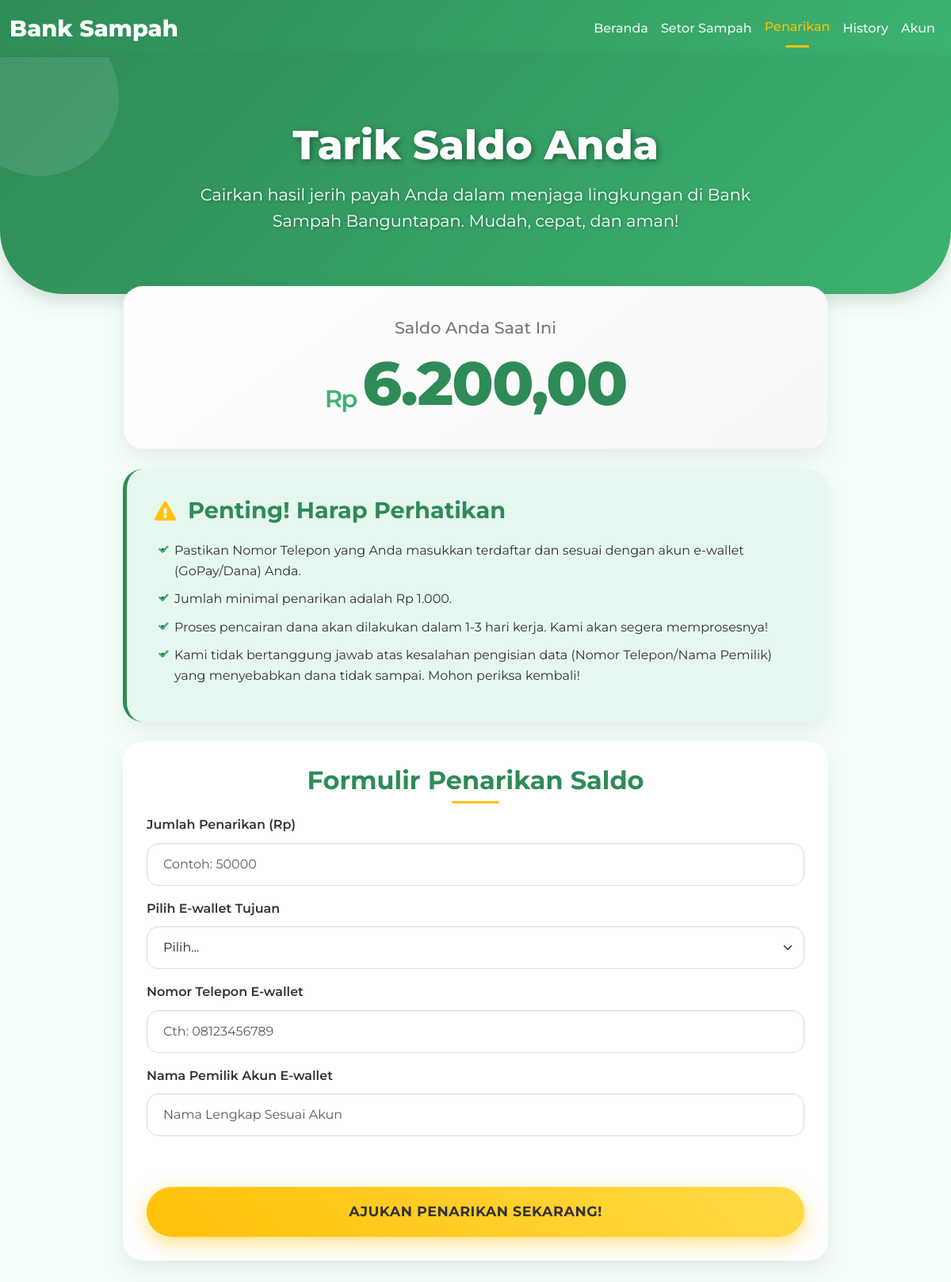
The page /saldo.php (signed in) on the database as committed earlier.
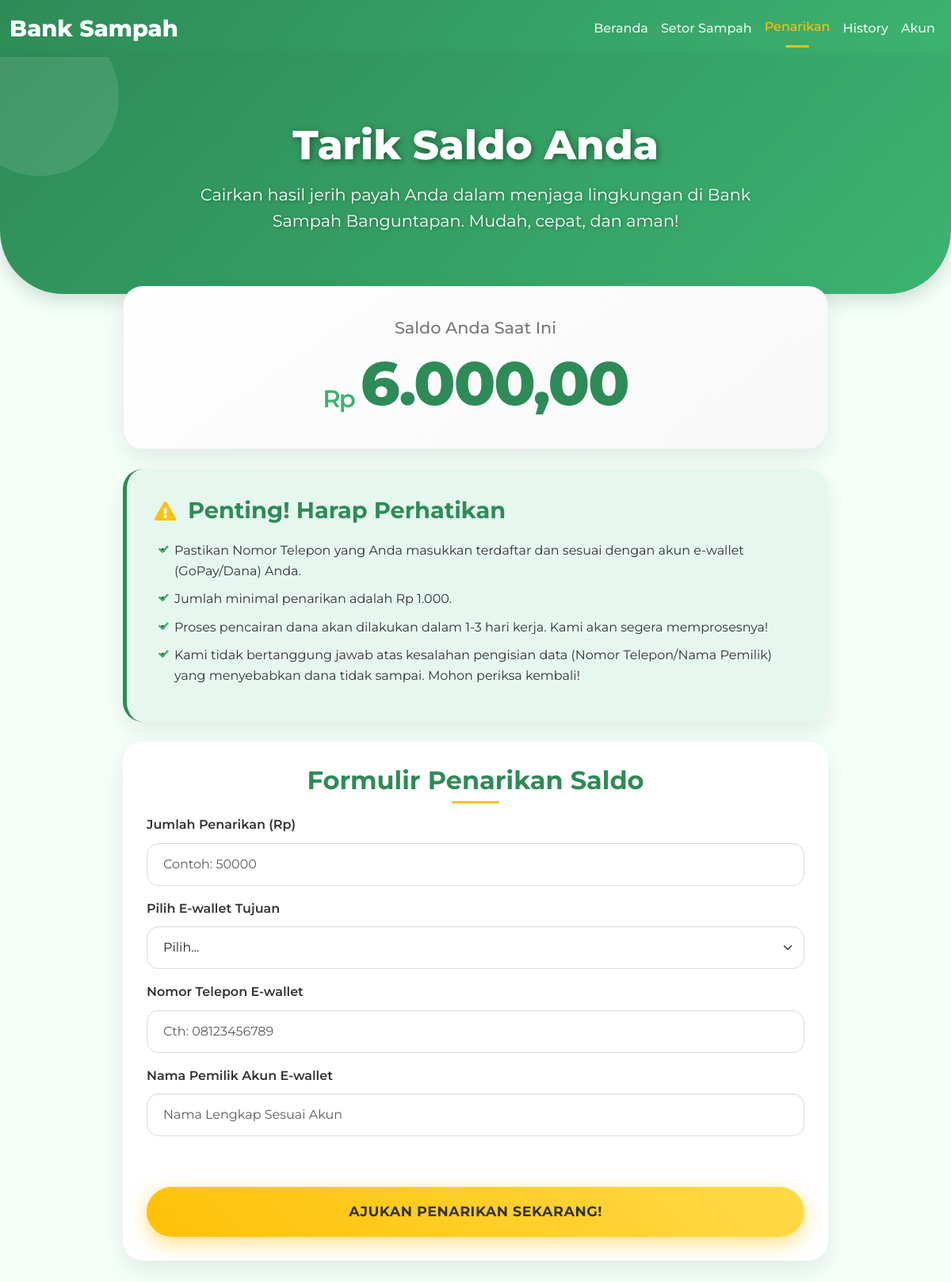
The same page on the database as committed later.
### tables this page shows
CREATE TABLE `saldo` (
  `id` int(11) NOT NULL,
  `user_id` int(11) NOT NULL,
  `total_saldo` decimal(12,2) DEFAULT 0.00,
  `updated_at` timestamp NOT NULL DEFAULT current_timestamp() ON UPDATE current_timestamp()
);

### saldo.php (the view, shortened to what this page needs)
<?php
require_once 'conn.php';
$user_id = $_SESSION['user_id'];
$sql_saldo = "SELECT total_saldo FROM saldo WHERE user_id = ?";
$stmt_saldo = $conn->prepare($sql_saldo);
$stmt_saldo->bind_param("i", $user_id);
$stmt_saldo->execute();
$result_saldo = $stmt_saldo->get_result();
$total_saldo = 0.00;
if ($result_saldo->num_rows > 0) {
    $row_saldo = $result_saldo->fetch_assoc();
    $total_saldo = $row_saldo['total_saldo'];
}
?>
<!DOCTYPE html>
<html lang="id">
<head>
    <link href="https://cdn.jsdelivr.net/npm/bootstrap@5.3.0/dist/css/bootstrap.min.css" rel="stylesheet">
    <link rel="stylesheet" href="https://cdnjs.cloudflare.com/ajax/libs/font-awesome/5.15.4/css/all.min.css">
</head>
<body>
<nav class="navbar navbar-expand-lg navbar-dark desktop-navbar">
    <div class="container-fluid">
        <a class="navbar-brand" href="#">Bank Sampah</a>
        <div class="collapse navbar-collapse" id="navbarNav">
            <ul class="navbar-nav ms-auto">
                <?php $current_page = basename($_SERVER['PHP_SELF']); ?>
                <li class="nav-item"><a class="nav-link <?php echo ($current_page == 'beranda.php' ? 'active' : ''); ?>" href="beranda.php">Beranda</a></li>
                     <li class="nav-item"><a class="nav-link <?php echo ($current_page == 'harga.php' ? 'active' : ''); ?>" href="harga.php">Setor Sampah</a></li>
                                <li class="nav-item"><a class="nav-link <?php echo ($current_page == 'saldo.php' ? 'active' : ''); ?>" href="saldo.php">Penarikan</a></li>
                <li class="nav-item"><a class="nav-link <?php echo ($current_page == 'history.php' ? 'active' : ''); ?>" href="history.php">History</a></li>
                <li class="nav-item"><a class="nav-link <?php echo ($current_page == 'profile.php' ? 'active' : ''); ?>" href="profile.php">Akun</a></li>
            </ul>
        </div>
    </div>
</nav>
<div class="header">
    <h1>Tarik Saldo Anda</h1>
    <p>Cairkan hasil jerih payah Anda dalam menjaga lingkungan di Bank Sampah Banguntapan. Mudah, cepat, dan aman!</p>
</div>
<div class="main-container">
    <div class="main-content">
        <div class="saldo-card animate__animated animate__fadeInUp">
            <h2>Saldo Anda Saat Ini</h2>
            <p class="total-amount"><?php echo number_format($total_saldo, 2, ',', '.'); ?></p>
        </div>
        <div class="info-card animate__animated animate__fadeIn">
            <h4><i class="fas fa-exclamation-triangle"></i> Penting! Harap Perhatikan</h4>
            <ul>
                <li>Pastikan Nomor Telepon yang Anda masukkan terdaftar dan sesuai dengan akun e-wallet (GoPay/Dana) Anda.</li>
                <li>Jumlah minimal penarikan adalah Rp 1.000.</li>
                <li>Proses pencairan dana akan dilakukan dalam 1-3 hari kerja. Kami akan segera memprosesnya!</li>
                <li>Kami tidak bertanggung jawab atas kesalahan pengisian data (Nomor Telepon/Nama Pemilik) yang menyebabkan dana tidak sampai. Mohon periksa kembali!</li>
            </ul>
        </div>
        <div class="form-card animate__animated animate__fadeIn">
            <h4 class="mb-4">Formulir Penarikan Saldo</h4>
            <form action="saldo.php" method="POST" id="withdrawalForm">
                <div class="row">
                    <div class="col-12 mb-3">
                        <div class="form-group">
                            <label for="jumlah_tarik">Jumlah Penarikan (Rp)</label>
                            <input type="number" class="form-control" id="jumlah_tarik" name="jumlah_tarik" required min="1000" placeholder="Contoh: 50000">
                        </div>
                    </div>
                    <div class="col-12 mb-3">
                        <div class="form-group">
                            <label for="bank_tujuan">Pilih E-wallet Tujuan</label>
                            <select class="form-select" id="bank_tujuan" name="bank_tujuan" required>
                                <option selected disabled value="">Pilih...</option>
                            </select>
                        </div>
                    </div>
                </div>
                <div class="row">
                    <div class="col-12 mb-3">
                        <div class="form-group">
                            <label for="nomor_rekening">Nomor Telepon E-wallet</label>
                            <input type="text" class="form-control" id="nomor_rekening" name="nomor_rekening" required placeholder="Cth: 08123456789">
                        </div>
                    </div>
                    <div class="col-12 mb-3">
                        <div class="form-group">
                            <label for="nama_pemilik">Nama Pemilik Akun E-wallet</label>
                            <input type="text" class="form-control" id="nama_pemilik" name="nama_pemilik" required placeholder="Nama Lengkap Sesuai Akun">
                        </div>
                    </div>
                </div>
                <button type="submit" class="btn btn-submit mt-5" id="submitBtn">Ajukan Penarikan Sekarang!</button>
            </form>
        </div>
    </div>
</div>
</body>
</html>

Rows that differ between the two databases and show on the page:
changed saldo: total_saldo "6.200,00" → "6.000,00"
